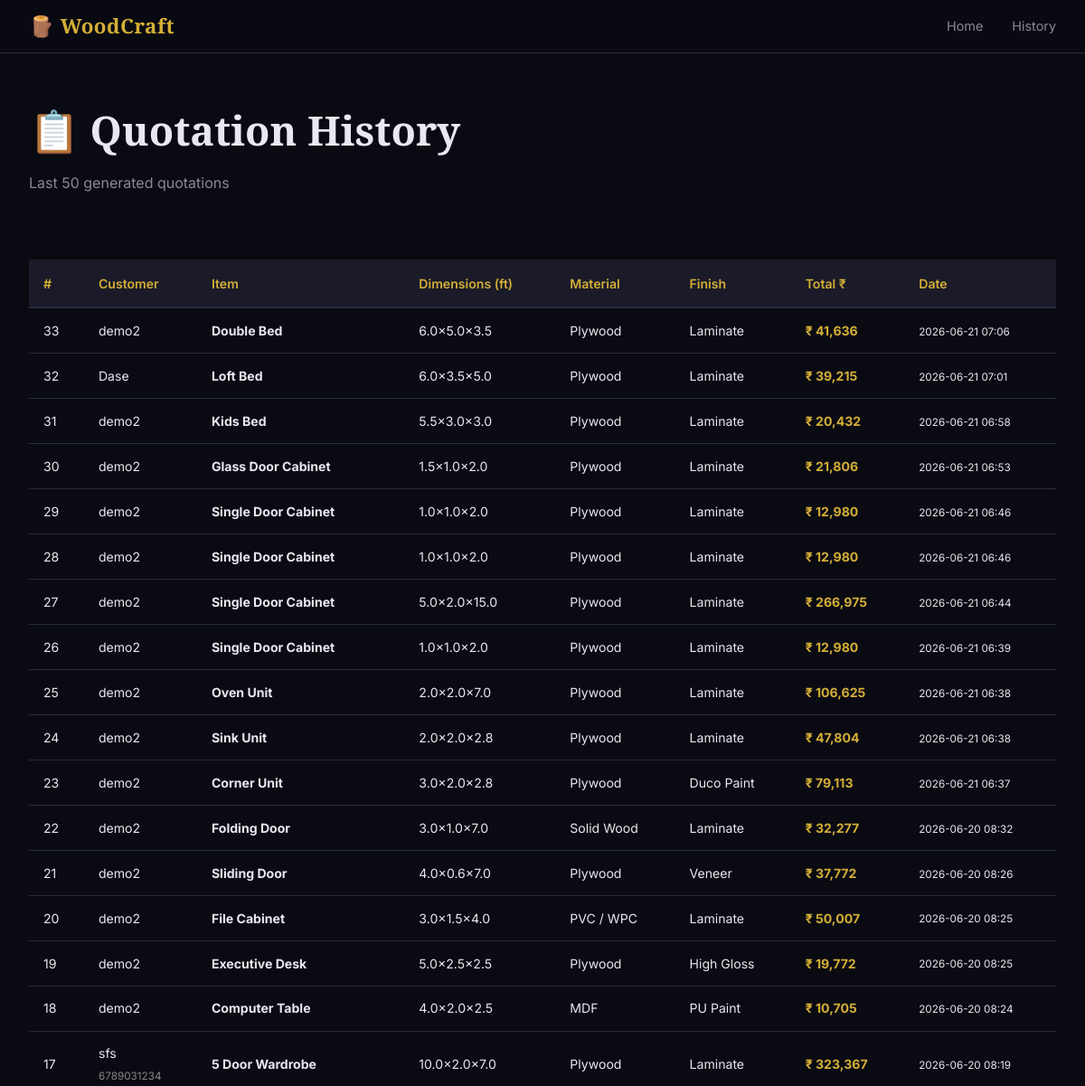
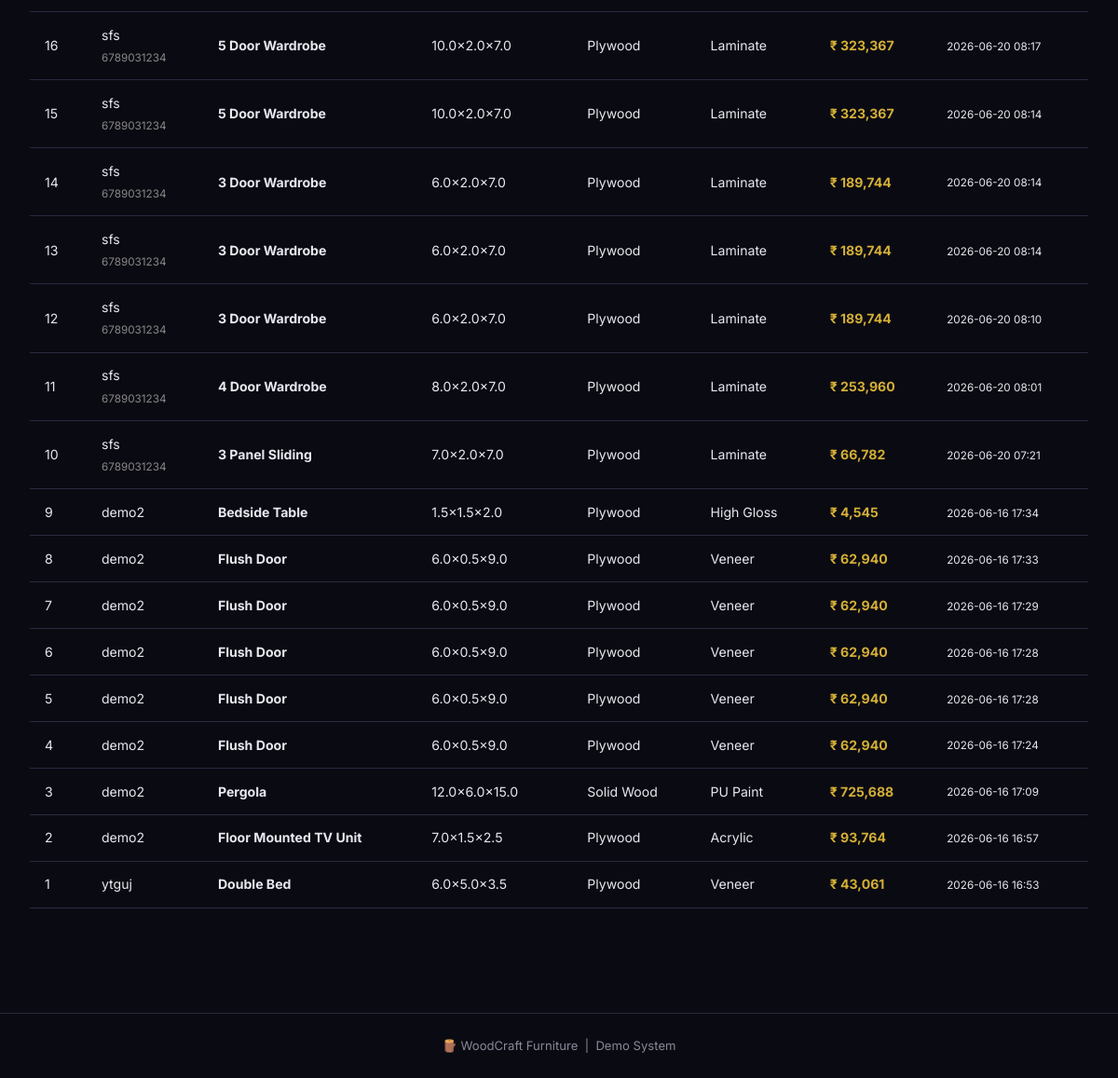
The app's page /history with its own data (2 pictures, top to bottom).
### tables this page shows
CREATE TABLE quotations (
            id          INTEGER PRIMARY KEY AUTOINCREMENT,
            customer    TEXT    NOT NULL,
            phone       TEXT,
            item_name   TEXT    NOT NULL,
            category    TEXT,
            length      REAL,
            width       REAL,
            height      REAL,
            material    TEXT,
            finish      TEXT,
            total_price REAL,
            created_at  TIMESTAMP DEFAULT CURRENT_TIMESTAMP
        );

### app.py (the view)
@app.route("/history")
def history():
    rows = get_all_quotations()
    return render_template("history.html", rows=rows)

### database.py (called while the page is built)
def get_connection():
    conn = sqlite3.connect(DB_PATH)
    conn.row_factory = sqlite3.Row
    return conn

def get_all_quotations():
    conn = get_connection()
    rows = conn.execute(
        'SELECT * FROM quotations ORDER BY created_at DESC LIMIT 50'
    ).fetchall()
    conn.close()
    return [dict(r) for r in rows]

### templates/history.html (shortened to what this page needs)
<!DOCTYPE html>
<html lang="en">
<head>
<link rel="stylesheet" href="{{ url_for('static', filename='style.css') }}">
</head>
<body>
<nav class="navbar">
  <div class="nav-inner">
    <a href="/" class="brand">🪵 WoodCraft</a>
    <div class="nav-links">
      <a href="/">Home</a>
      <a href="/history">History</a>
    </div>
  </div>
</nav>
<div class="page-header">
  <h1>📋 Quotation History</h1>
  <p>Last 50 generated quotations</p>
</div>
<section class="section">
{% if rows %}
<div class="table-wrap">
  <table class="history-table">
    <thead>
      <tr>
        <th>#</th>
        <th>Customer</th>
        <th>Item</th>
        <th>Dimensions (ft)</th>
        <th>Material</th>
        <th>Finish</th>
        <th>Total ₹</th>
        <th>Date</th>
      </tr>
    </thead>
    <tbody>
      {% for row in rows %}
      <tr>
        <td>{{ row.id }}</td>
        <td>{{ row.customer }}<br><small style="color:#888">{{ row.phone }}</small></td>
        <td><strong>{{ row.item_name }}</strong></td>
        <td>{{ row.length }}×{{ row.width }}×{{ row.height }}</td>
        <td>{{ row.material }}</td>
        <td>{{ row.finish }}</td>
        <td class="price-cell">₹ {{ "{:,}".format(row.total_price|int) }}</td>
        <td><small>{{ row.created_at[:16] }}</small></td>
      </tr>
      {% endfor %}
    </tbody>
  </table>
</div>
{% else %}
<div class="empty-state">
  <div style="font-size:3rem">📭</div>
  <p>No quotations yet. <a href="/">Generate your first one!</a></p>
</div>
{% endif %}
</section>
<footer class="footer">
  <p>🪵 WoodCraft Furniture &nbsp;|&nbsp; Demo System</p>
</footer>
</body>
</html>

### static/style.css (style rules this page uses)
:root { --bg: #0a0a12; --surface: #12121e; --surface2: #1a1a28; --border: #2a2a3e; --gold: #D4AF37; --gold-lt: #F0D060; --amber: #E8A020; --text: #E8E8F0; --muted: #888899; --accent: #6C63FF; --green: #22C55E; --radius: 14px; --shadow: 0 8px 32px rgba(0,0,0,0.5); }
*, *::before, *::after { box-sizing: border-box; margin: 0; padding: 0; }
html { scroll-behavior: smooth; }
body { font-family: 'Inter', sans-serif; background: var(--bg); color: var(--text); line-height: 1.65; min-height: 100vh; }
.navbar { position: sticky; top: 0; z-index: 100; background: rgba(10,10,18,0.88); backdrop-filter: blur(12px); border-bottom: 1px solid var(--border); padding: 0 2rem; }
.nav-inner { max-width: 1280px; margin: 0 auto; display: flex; align-items: center; justify-content: space-between; height: 58px; }
.brand { font-family: 'Playfair Display', serif; font-size: 1.4rem; font-weight: 700; color: var(--gold); text-decoration: none; letter-spacing: 0.02em; }
.nav-links { display: flex; gap: 2rem; }
.nav-links a { color: var(--muted); text-decoration: none; font-size: 0.9rem; transition: color 0.2s; }
.section { max-width: 1280px; margin: 0 auto; padding: 3rem 2rem; }
.page-header { max-width: 1280px; margin: 0 auto; padding: 3rem 2rem 1.5rem; }
.page-header h1 { font-family: 'Playfair Display', serif; font-size: clamp(1.8rem, 4vw, 2.8rem); margin-bottom: .5rem; }
.page-header p { color: var(--muted); font-size: 1rem; }
.table-wrap { overflow-x: auto; }
.history-table { width: 100%; border-collapse: collapse; font-size: .88rem; }
.history-table th { background: var(--surface2); color: var(--gold); padding: .9rem 1rem; text-align: left; font-weight: 600; border-bottom: 2px solid var(--border); }
.history-table td { padding: .8rem 1rem; border-bottom: 1px solid var(--border); }
.price-cell { font-weight: 700; color: var(--gold); }
.footer { border-top: 1px solid var(--border); padding: 1.5rem 2rem; text-align: center; color: var(--muted); font-size: .82rem; margin-top: 4rem; }

### records on screen
quotations: id "33", customer "demo2", item_name "Double Bed", length "6.0", width "5.0", height "3.5", material "Plywood", finish "Laminate", total_price "41,636", created_at "2026-06-21 07:06"
quotations: id "32", customer "Dase", item_name "Loft Bed", length "6.0", width "3.5", height "5.0", material "Plywood", finish "Laminate", total_price "39,215", created_at "2026-06-21 07:01"
quotations: id "31", customer "demo2", item_name "Kids Bed", length "5.5", width "3.0", height "3.0", material "Plywood", finish "Laminate", total_price "20,432", created_at "2026-06-21 06:58"
quotations: id "30", customer "demo2", item_name "Glass Door Cabinet", length "1.5", width "1.0", height "2.0", material "Plywood", finish "Laminate", total_price "21,806", created_at "2026-06-21 06:53"
quotations: id "29", customer "demo2", item_name "Single Door Cabinet", length "1.0", width "1.0", height "2.0", material "Plywood", finish "Laminate", total_price "12,980", created_at "2026-06-21 06:46"
quotations: id "28", customer "demo2", item_name "Single Door Cabinet", length "1.0", width "1.0", height "2.0", material "Plywood", finish "Laminate", total_price "12,980", created_at "2026-06-21 06:46"
quotations: id "27", customer "demo2", item_name "Single Door Cabinet", length "5.0", width "2.0", height "15.0", material "Plywood", finish "Laminate", total_price "266,975", created_at "2026-06-21 06:44"
quotations: id "26", customer "demo2", item_name "Single Door Cabinet", length "1.0", width "1.0", height "2.0", material "Plywood", finish "Laminate", total_price "12,980", created_at "2026-06-21 06:39"
quotations: id "25", customer "demo2", item_name "Oven Unit", length "2.0", width "2.0", height "7.0", material "Plywood", finish "Laminate", total_price "106,625", created_at "2026-06-21 06:38"
quotations: id "24", customer "demo2", item_name "Sink Unit", length "2.0", width "2.0", height "2.8", material "Plywood", finish "Laminate", total_price "47,804", created_at "2026-06-21 06:38"
quotations: id "23", customer "demo2", item_name "Corner Unit", length "3.0", width "2.0", height "2.8", material "Plywood", finish "Duco Paint", total_price "79,113", created_at "2026-06-21 06:37"
quotations: id "22", customer "demo2", item_name "Folding Door", length "3.0", width "1.0", height "7.0", material "Solid Wood", finish "Laminate", total_price "32,277", created_at "2026-06-20 08:32"
quotations: id "21", customer "demo2", item_name "Sliding Door", length "4.0", width "0.6", height "7.0", material "Plywood", finish "Veneer", total_price "37,772", created_at "2026-06-20 08:26"
quotations: id "20", customer "demo2", item_name "File Cabinet", length "3.0", width "1.5", height "4.0", material "PVC / WPC", finish "Laminate", total_price "50,007", created_at "2026-06-20 08:25"
quotations: id "19", customer "demo2", item_name "Executive Desk", length "5.0", width "2.5", height "2.5", material "Plywood", finish "High Gloss", total_price "19,772", created_at "2026-06-20 08:25"
quotations: id "18", customer "demo2", item_name "Computer Table", length "4.0", width "2.0", height "2.5", material "MDF", finish "PU Paint", total_price "10,705", created_at "2026-06-20 08:24"
quotations: id "17", customer "sfs", phone "6789031234", item_name "5 Door Wardrobe", length "10.0", width "2.0", height "7.0", material "Plywood", finish "Laminate", total_price "323,367", created_at "2026-06-20 08:19"
quotations: id "16", customer "sfs", phone "6789031234", item_name "5 Door Wardrobe", length "10.0", width "2.0", height "7.0", material "Plywood", finish "Laminate", total_price "323,367", created_at "2026-06-20 08:17"
quotations: id "15", customer "sfs", phone "6789031234", item_name "5 Door Wardrobe", length "10.0", width "2.0", height "7.0", material "Plywood", finish "Laminate", total_price "323,367", created_at "2026-06-20 08:14"
quotations: id "14", customer "sfs", phone "6789031234", item_name "3 Door Wardrobe", length "6.0", width "2.0", height "7.0", material "Plywood", finish "Laminate", total_price "189,744", created_at "2026-06-20 08:14"
quotations: id "13", customer "sfs", phone "6789031234", item_name "3 Door Wardrobe", length "6.0", width "2.0", height "7.0", material "Plywood", finish "Laminate", total_price "189,744", created_at "2026-06-20 08:14"
quotations: id "12", customer "sfs", phone "6789031234", item_name "3 Door Wardrobe", length "6.0", width "2.0", height "7.0", material "Plywood", finish "Laminate", total_price "189,744", created_at "2026-06-20 08:10"
quotations: id "11", customer "sfs", phone "6789031234", item_name "4 Door Wardrobe", length "8.0", width "2.0", height "7.0", material "Plywood", finish "Laminate", total_price "253,960", created_at "2026-06-20 08:01"
quotations: id "10", customer "sfs", phone "6789031234", item_name "3 Panel Sliding", length "7.0", width "2.0", height "7.0", material "Plywood", finish "Laminate", total_price "66,782", created_at "2026-06-20 07:21"
quotations: id "9", customer "demo2", item_name "Bedside Table", length "1.5", width "1.5", height "2.0", material "Plywood", finish "High Gloss", total_price "4,545", created_at "2026-06-16 17:34"
quotations: id "8", customer "demo2", item_name "Flush Door", length "6.0", width "0.5", height "9.0", material "Plywood", finish "Veneer", total_price "62,940", created_at "2026-06-16 17:33"
quotations: id "7", customer "demo2", item_name "Flush Door", length "6.0", width "0.5", height "9.0", material "Plywood", finish "Veneer", total_price "62,940", created_at "2026-06-16 17:29"
quotations: id "6", customer "demo2", item_name "Flush Door", length "6.0", width "0.5", height "9.0", material "Plywood", finish "Veneer", total_price "62,940", created_at "2026-06-16 17:28"
quotations: id "5", customer "demo2", item_name "Flush Door", length "6.0", width "0.5", height "9.0", material "Plywood", finish "Veneer", total_price "62,940", created_at "2026-06-16 17:28"
quotations: id "4", customer "demo2", item_name "Flush Door", length "6.0", width "0.5", height "9.0", material "Plywood", finish "Veneer", total_price "62,940", created_at "2026-06-16 17:24"
quotations: id "3", customer "demo2", item_name "Pergola", length "12.0", width "6.0", height "15.0", material "Solid Wood", finish "PU Paint", total_price "725,688", created_at "2026-06-16 17:09"
quotations: id "2", customer "demo2", item_name "Floor Mounted TV Unit", length "7.0", width "1.5", height "2.5", material "Plywood", finish "Acrylic", total_price "93,764", created_at "2026-06-16 16:57"
quotations: id "1", customer "ytguj", item_name "Double Bed", length "6.0", width "5.0", height "3.5", material "Plywood", finish "Veneer", total_price "43,061", created_at "2026-06-16 16:53"
